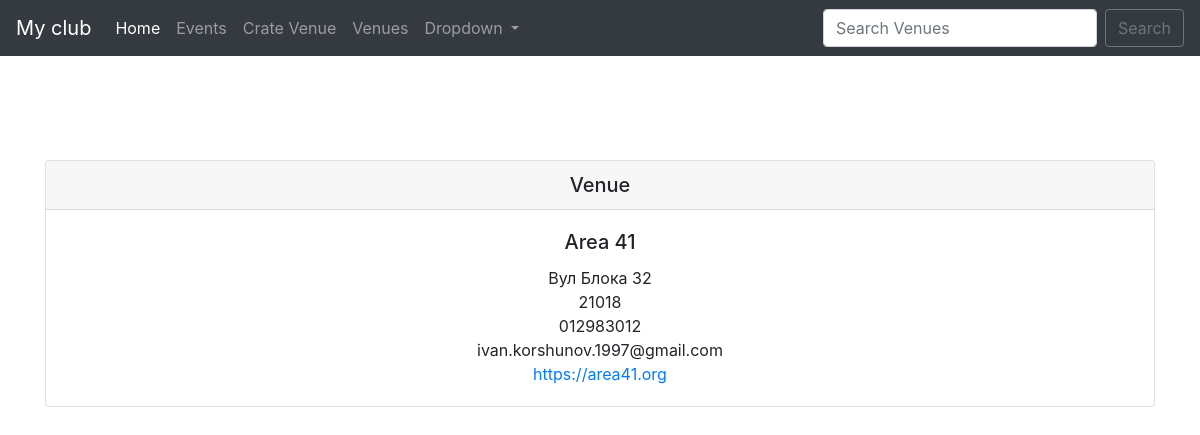
Screenshot of /show_venue/4 with the database file from the repository.
### events/models.py (models this page shows)
class Venue(models.Model):
    name = models.CharField('Venue Name', max_length=120)
    address = models.CharField(max_length=300)
    zip_code = models.CharField('Zip Code', max_length=15)
    phone = models.CharField('Contact Phone', max_length=25, blank=True)
    web = models.URLField('Website Address', blank=True)
    email_address = models.EmailField('Email address', blank=True)
    def __str__(self):
        return self.name

### events/views.py (the view)
# urls.py: path('show_venue/<venue_id>', views.show_venue, name='show-venue'),
def show_venue(request, venue_id):
	venue = Venue.objects.get(id=venue_id)
	return render(request, 'events/show_venue.html', {
		'venue': venue
	})

### events/templates/events/show_venue.html (shortened to what this page needs)
{% extends 'events/base.html' %}
{% block content %}
    <center>
        <br><br>
        <div class="card">
              <h5 class="card-header">Venue</h5>
              <div class="card-body">
                    <h5 class="card-title">{{ venue }}</h5>
                    <p class="card-text">
                        {{ venue.address }}<br>
                        {{ venue.zip_code }}<br>
                        {{ venue.phone }}<br>
                        {{ venue.email_address }}<br>
                        <a href="{{ venue.web }}">{{ venue.web }}</a><br>
                    </p>
              </div>
        </div>
            <br><br>
    </center>
{% endblock %}

### rows the page displays
Venue: name "Area 41", address "Вул Блока 32", zip_code "21018", phone "012983012", email_address "ivan.korshunov.1997@gmail.com", web "https://area41.org"
